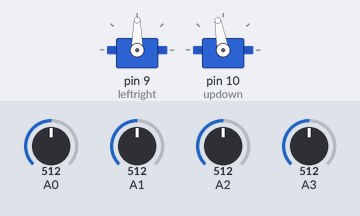
Bench run of a sketch on a simulated Arduino Uno, built with avr-gcc and run on an emulated ATmega328P. On the bench: 2 × servo. The test bench sets the inputs (shaded band); at power-on: A0 = 512, A1 = 512, A3 = 512, A2 = 512.

Above: at 1.2 s.
1.3 s: A0 set to 716
At 2.36 s:
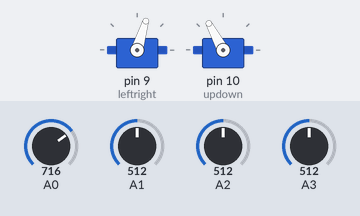
At 3.26 s:
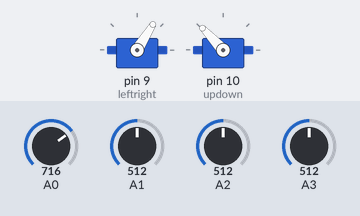
4.3 s: A1 set to 705
7.3 s: A1 set to 732
At 8.2 s:
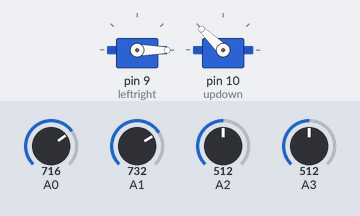
10.3 s: A3 set to 716
13.3 s: A2 set to 716
16.3 s: A2 set to 740
At 17.4 s:
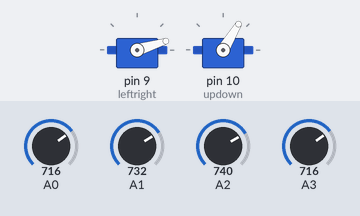
Timing chart, 0 to 22.7 s (numbered marks = the images above; inputs shaded):
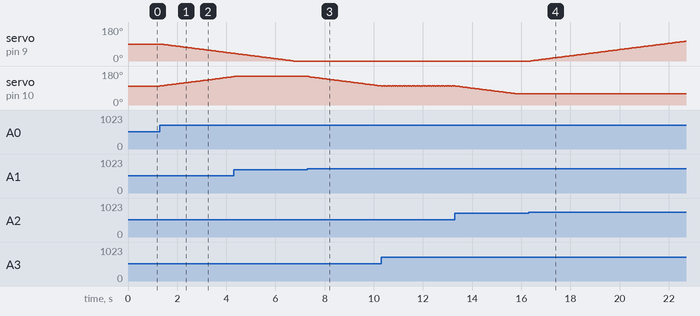

Measured:
- the behaviour switches between 716 and 717 on A1 (found by bisection; images 2 and 3)
- the behaviour switches between 732 and 733 on A2 (found by bisection; images 3 and 4)
- after the input at 1.3 s, servo on pin 9 (leftright): moves from 90° to 40° over 3.0 s, starting at once; servo on pin 10 (updown): moves from 100° to 150° over 3.0 s, starting at once
- after the input at 7.3 s, servo on pin 10 (updown): moves from 151° to 101° over 2.9 s, starting after 0.06 s
- after the input at 16.3 s, servo on pin 9 (leftright): moves from 0° to 105° over 6.3 s, starting after 0.08 s

The sketch:

END.ino
```cpp
#include <Servo.h>

Servo leftright;
Servo updown;
int topleft;
int topright;
int downleft;
int downright;
int horizontal = 90;
int vertical = 100;
int waittime = 30;


void setup() {
  Serial.begin(9600);
  leftright.attach(9);
  updown.attach(10);
  leftright.write(horizontal);
  updown.write(vertical);
}


void moveright() {
  horizontal++;
  leftright.write(horizontal);
}

void moveleft() {
  horizontal--;
  leftright.write(horizontal);
}

void movedown() {
  vertical--;
  updown.write(vertical);
}

void moveup() {
  vertical++;
  updown.write(vertical);
}

void loop() {
  topleft = analogRead(A2);
  topright = analogRead(A1);
  downleft = analogRead(A3);
  downright = analogRead(A0);

  if (horizontal > 180)
    horizontal = 180;
  if (horizontal < 0)
    horizontal = 0;
  if (vertical > 150)
    vertical = 150;
  if (vertical < 60)
    vertical = 60;

  if ((downright < topright) or (downleft < topleft)) {
    movedown();
    delay(waittime);
  }

  if ((downright > topright) or (downleft > topleft)) {
    moveup();
    delay(waittime);
  }

  if ((downright < downleft) or (topright < topleft)) {
    moveright();
    delay(waittime);
  }

  if ((topright > topleft) or (downright > downleft)) {
    moveleft();
    delay(waittime);
  }
}
```
